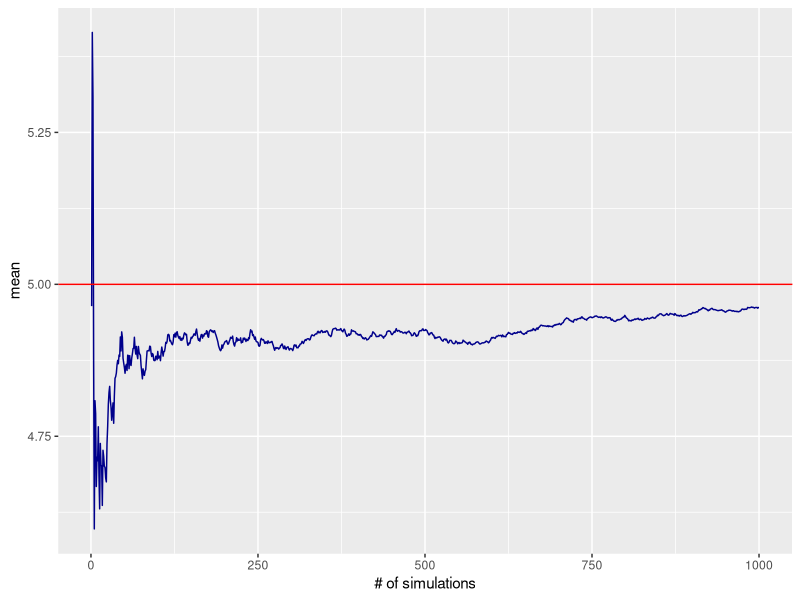
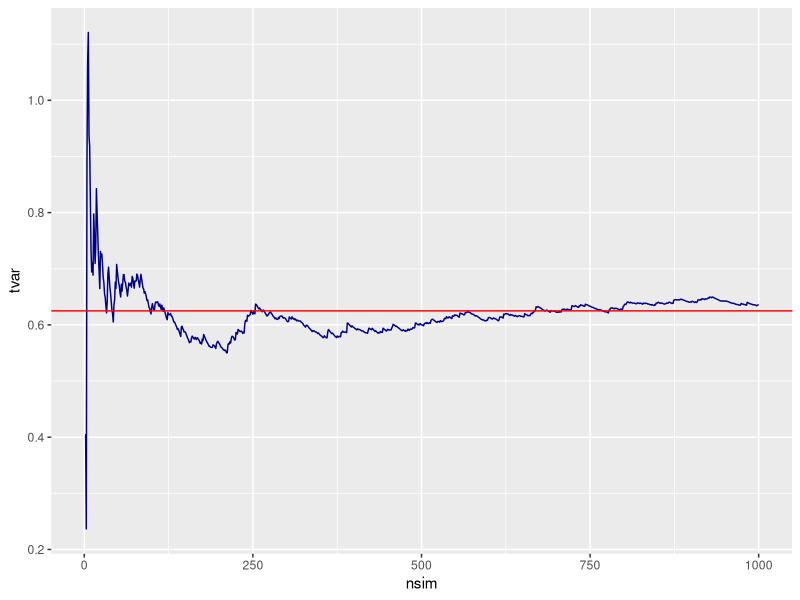
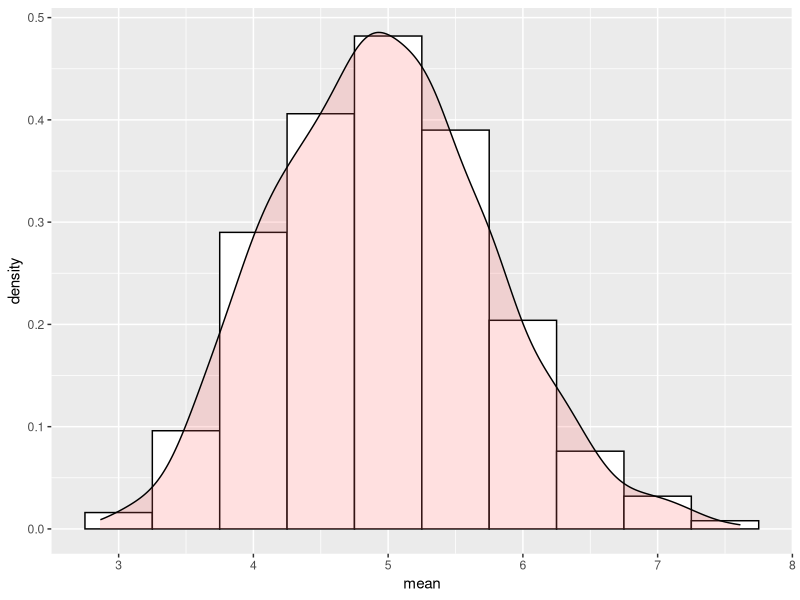

Write the R code that produced these figures, in order.
## ---- chunk 1
lambda <- 0.2
n      <- 40
nsim   <- 1000
## ---- chunk 2
mu <- 1/lambda
sd <- 1/lambda
## ---- chunk 3
sim_data <- 
  data.frame( 
    nsim  = integer(0), 
    mean  = numeric(0),
    tmean = numeric(0),
    tvar  = numeric(0)
  )

for(i in 1:nsim){
  data <- rexp(n, lambda)
  
  sim_data = 
    rbind(
      sim_data, 
      data.frame(
        nsim  = i, 
        mean  = mean(data),
        tmean = mean(c(sim_data$mean, mean(data))),
        tvar  = var(c(sim_data$mean, mean(data)))
      )
    )
}

require(ggplot2)
ggplot(
  data = sim_data, 
  aes(
    x=nsim, 
    y=tmean
    )
  ) + 
  labs(
    x = "# of simulations",
    y = "mean"
    ) +
  geom_line(color='darkblue') + 
  geom_hline(aes(yintercept=mu), color='red')
## ---- chunk 4
ggplot(
  data = sim_data, 
  aes(x=nsim, y=tvar, colour = tvar)
  ) + 
  geom_line(color='darkblue') + 
  geom_hline(aes(yintercept=sd^2/n), color='red')
## ---- chunk 5
ggplot(
  data = sim_data, 
  aes(x=mean)
  ) + geom_histogram(aes(y=..density..),
                   binwidth=.5,
                   colour="black", fill="white") +
    geom_density(alpha=.2, fill="#FF6666")
